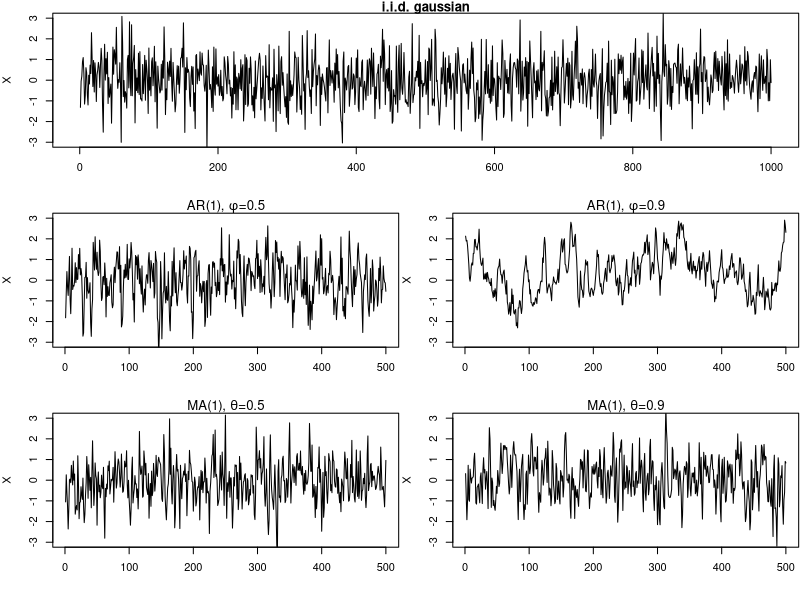
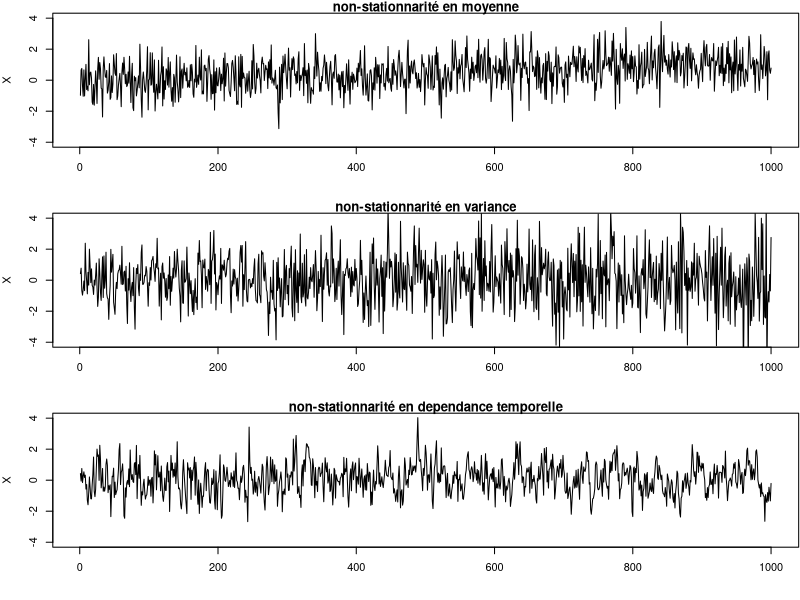
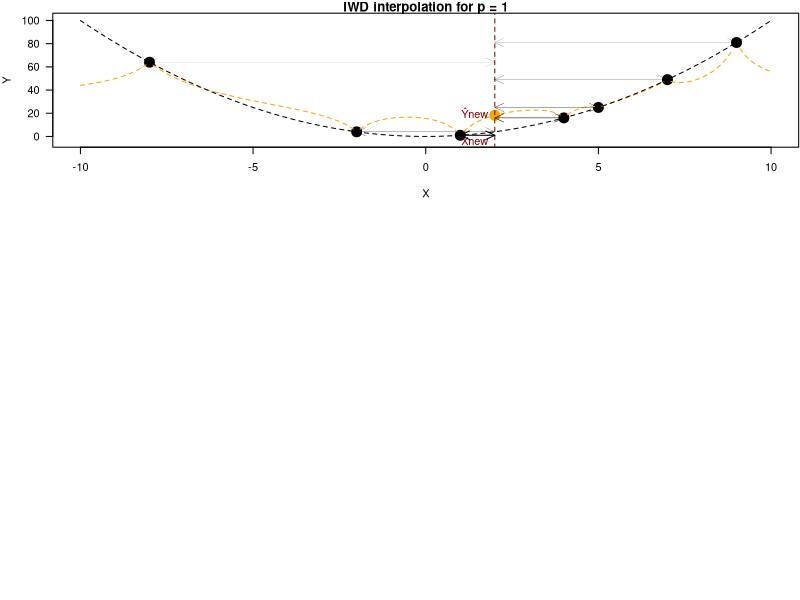

Source code (R) for these figures, in order:
## ---- chunk 1
n <- 500
par(mar = c(4, 4, 1, .1))
layout(matrix(c(1,1,2,3,4,5), 3, 2, byrow = TRUE))
ylim <- c(-3, 3)
X <- rnorm(2*n, 0, 1)
plot(X, xlab = "", type = "l", ylim = ylim, main = "i.i.d. gaussian")

ar1 <- 0.5
X <- arima.sim(list(order=c(1,0,0), ar=ar1), n=n)*sqrt(1-ar1^2)
plot(X, xlab = "", ylim = ylim, main = expression(paste("AR(1), ", phi, "=0.5")))


ar1 <- 0.9
X <- arima.sim(list(order=c(1,0,0), ar=ar1), n=n)*sqrt(1-ar1^2)
plot(X, xlab = "", ylim = ylim, main = expression(paste("AR(1), ", phi, "=0.9")))


ar1 <- 0.5
X <- arima.sim(list(order=c(0,0,1), ma=ar1), n=n)/sqrt(1+ar1^2)
plot(X, xlab = "", ylim = ylim, main = expression(paste("MA(1), ", theta, "=0.5")))


ar1 <- 0.9
X <- arima.sim(list(order=c(0,0,1), ma=ar1), n=n)/sqrt(1+ar1^2)
plot(X, xlab = "", ylim = ylim, main = expression(paste("MA(1), ", theta, "=0.9")))
## ---- chunk 2
n <- 1000
par(mar = c(4, 4, 1, .1))
par(mfrow = c(3, 1))
ylim <- c(-4, 4)

X <- rnorm(n, 0 + seq(0, 1, length.out = n), 1)
plot(X, xlab = "", type = "l", ylim = ylim, main = "non-stationnarité en moyenne")

X <- rnorm(n, 0, 1 + seq(0, 1, length.out = n))
plot(X, xlab = "", type = "l", ylim = ylim, main = "non-stationnarité en variance")

ar1 <- seq(0.3, 1, length.out = n)
for(i in 2:n){
  X[i] <-  (ar1[i] * X[i-1]  + rnorm(1)) / sqrt(1 + ar1[i]^2)
}
plot(X, xlab = "", , type = "l", ylim = ylim, main = "non-stationnarité en dependance temporelle")
## ---- chunk 3
n <- 5
X <- c(-8, -2, 1, 4, 5, 7, 9)
Y <- X^2
par(mar = c(4, 4, 1, .1))
plot(X, Y, pch = 19, las = 1, xlim = c(-10, 10), ylim = c(-5, 102), cex = 2, main = "IWD interpolation for p = 1")
Xnew <- seq(-10, 10, by = 0.1)
Ynew <- numeric(length(Xnew))
col <- numeric(length(Xnew))
for( i in seq_along(Xnew)){
  dist <- abs(X - Xnew[i])
  weight <- 1/dist
  weight <- weight/sum(weight)
  Ynew[i] <- sum(weight * Y)
}
lines(Xnew, Ynew, col = "orange", lty = 2)
lines(Xnew, Xnew^2, col = "black", lty = 2)
points(Xnew[Xnew == 2], Ynew[Xnew == 2], col = "orange", cex = 2, pch = 19)

segments(2, -10, 2, 110, col = "red4", lty = 2)

text(2, Ynew[Xnew == 2], col = "red4", labels = "Ŷnew", pos = 2)
text(2, -5, col = "red4", labels = "Xnew", pos = 2)

dist <- abs(X - 2)
weight <- 1/dist
weight <- weight/sum(weight)
weight <- weight/max(weight)
Ynew[i] <- sum(weight * Y)
for( i in seq_along(X)){
  arrows(2, Y[i], X[i], Y[i], code = 3, lty = 1, lwd = weight[i], length = 0.1, angle = 25)
}
